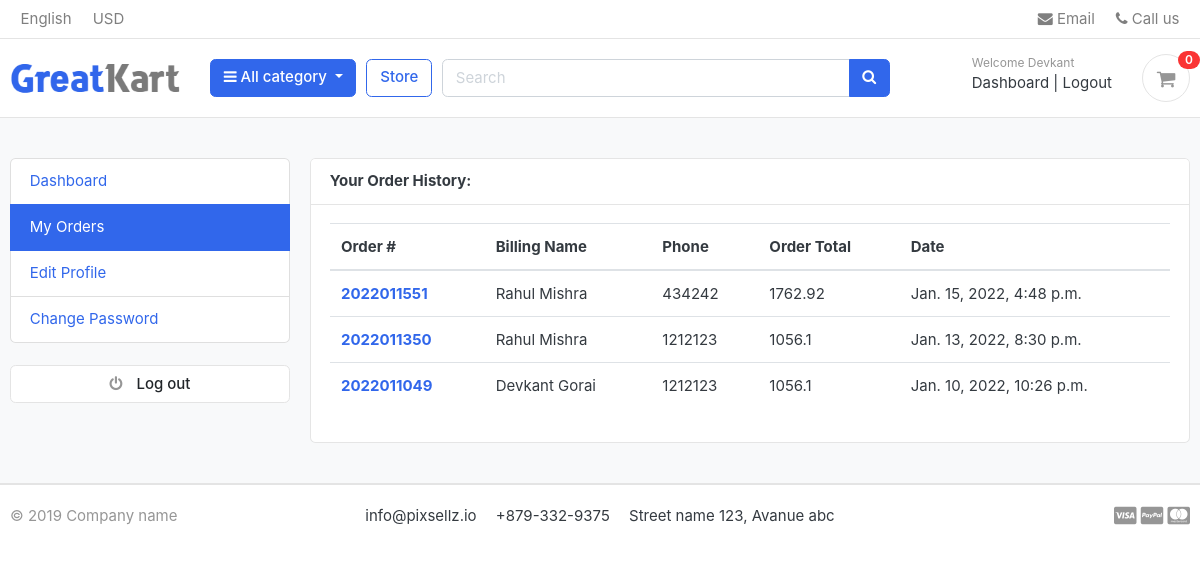
The page /accounts/my_orders/ (signed in) on the database its author committed.
### accounts/models.py (models this page shows, shortened)
class Account(AbstractBaseUser):
	first_name = models.CharField(max_length=50)
	last_name = models.CharField(max_length=50)
	username = models.CharField(max_length=50,unique=True)
	email = models.EmailField(max_length=50,unique=True)
	phone_number = models.CharField(max_length=50)
	date_joined = models.DateTimeField(auto_now_add=True)
	last_login = models.DateTimeField(auto_now_add=True)
	is_admin = models.BooleanField(default=False)
	is_staff = models.BooleanField(default=False)
	is_active = models.BooleanField(default=False)
	is_superadmin = models.BooleanField(default=False)
	USERNAME_FIELD = 'email'
	REQUIRED_FIELDS = ['username','first_name','last_name']
	objects = MyAccountManager()

### orders/models.py (models this page shows, shortened)
class Order(models.Model):
	STATUS = (
		('New' , 'New'),
		('Accepted', 'Accepted'),
		('Completed', 'Completed'),
		('Cancelled', 'Cancelled'),
	)
	user = models.ForeignKey(Account,on_delete = models.SET_NULL,null=True)
	payment = models.ForeignKey(Payment,on_delete = models.SET_NULL,blank=True,null = True)
	order_number = models.CharField(max_length=20)
	first_name = models.CharField(max_length=50)
	last_name = models.CharField(max_length=50)
	phone = models.CharField(max_length=15)
	email = models.EmailField(max_length=50)
	address_line_1 = models.CharField(max_length=100)
	address_line_2 = models.CharField(max_length=100,blank=True)
	country = models.CharField(max_length=50)
	state = models.CharField(max_length=50)
	city = models.CharField(max_length=50)
	order_note = models.CharField(max_length=100,blank=True)
	order_total = models.FloatField()
	tax = models.FloatField()
	status = models.CharField(max_length=10,choices=STATUS,default='New')
	ip = models.CharField(blank=True,max_length=50)
	is_ordered = models.BooleanField(default=False)
	created_at = models.DateTimeField(auto_now_add=True)
	updated_at = models.DateTimeField(auto_now=True)
	def full_name(self):
		return f"{self.first_name} {self.last_name}"

### accounts/views.py (the view)
# urls.py: path('my_orders/',views.my_orders,name='my_orders'),
@login_required(login_url='login')
def my_orders(request):
	orders = Order.objects.filter(user=request.user, is_ordered= True).order_by('-created_at')
	context = {
		'orders':orders,
	}
	return render(request,'accounts/my_orders.html',context)

### carts/context_processors.py (called while the page is built)
def counter(request):
	cart_count = 0
	if 'admin' in request.path:
		return {}
	else:
		try:
			cart = Cart.objects.filter(cart_id = _cart_id(request))
			if request.user.is_authenticated:
				cart_items  = CartItem.objects.all().filter(user =request.user)
			else:
				cart_items  = CartItem.objects.all().filter(cart = cart[:1])
			for cart_item in cart_items:
				cart_count += cart_item.quantity
		except Cart.DoesNotExist:
			cart_count = 0
	return dict(cart_count=cart_count)

### carts/views.py (called while the page is built)
def _cart_id(request):
	cart = request.session.session_key
	if not cart:
		cart = request.session.create()
	return cart

### category/context_processors.py (called while the page is built)
def menu_links(request):
	links = Category.objects.all()
	return dict(links=links)

### category/models.py (called while the page is built)
	def get_url(self):
		return reverse('products_by_category',args =[self.slug])

### templates/accounts/my_orders.html (shortened to what this page needs)
{% extends "base.html" %} {% block content %}
<section class="section-conten padding-y bg">
    <div class="container">
        <div class="row">
            {% include "includes/dashboard_sidebar.html" %}
            <main class="col-md-9">
                <article class="card">
                    <header class="card-header">
                        <strong class="d-inline-block mr-3"
                            >Your Order History:</strong
                        >
                    </header>
                    <div class="card-body">
                        <div class="row">
                            <div class="col-md-12">
                                <table class="table table-hover">
                                    <thead>
                                        <tr>
                                            <th scope="col">Order #</th>
                                            <th scope="col">Billing Name</th>
                                            <th scope="col">Phone</th>
                                            <th scope="col">Order Total</th>
                                            <th scope="col">Date</th>
                                        </tr>
                                    </thead>
                                    <tbody>
									{% for order in orders %}
                                        <tr>
                                            <th scope="row"><a href="{% url 'order_detail' order.order_number %}">{{order.order_number}}</a></th>
                                            <td>{{order.full_name}}</td>
                                            <td>{{order.phone}}</td>
                                            <td>{{order.order_total}}</td>
                                            <td>{{order.created_at}}</td>
                                        </tr>
									{% endfor %}
                                    </tbody>
                                </table>
                            </div>
                        </div>
                    </div>
                </article>
            </main>
        </div>
    </div>
</section>
{% endblock content %}

### templates/includes/navbar.html (shortened to what this page needs)
{% load static %}
<header class="section-header">
<nav class="navbar p-md-0 navbar-expand-sm navbar-light border-bottom">
<div class="container">
  <div class="collapse navbar-collapse" id="navbarTop4">
    <ul class="navbar-nav mr-auto">
    	<li class="nav-item dropdown">
		 	<a href="#" class="nav-link">   English </a>
		</li>
		<li class="nav-item dropdown">
			<a href="#" class="nav-link"> USD </a>
		</li>
    </ul>
    <ul class="navbar-nav">
		<li><a href="#" class="nav-link"> <i class="fa fa-envelope"></i> Email </a></li>
		<li><a href="#" class="nav-link"> <i class="fa fa-phone"></i> Call us </a></li>
	</ul>
  </div>
</div>
</nav>
<section class="header-main border-bottom">
	<div class="container">
<div class="row align-items-center">
	<div class="col-lg-2 col-md-3 col-6">
		<a href="{% url 'home' %}" class="brand-wrap">
			<img class="logo" src="{% static './images/logo.png' %}">
		</a>
	</div>
	<div class="col-lg col-sm col-md col-6 flex-grow-0">
		<div class="category-wrap dropdown d-inline-block float-right">
			<button type="button" class="btn btn-primary dropdown-toggle" data-toggle="dropdown">
				<i class="fa fa-bars"></i> All category
			</button>
		</div>
	</div>
	<a href="{% url 'store' %}" class="btn btn-outline-primary">Store</a>
	<div class="col-lg  col-md-6 col-sm-12 col">
		<form action="{% url 'search' %}" class="search" method="get">
			<div class="input-group w-100">
			    <input type="text" class="form-control" style="width:60%;" placeholder="Search" name = "keyword" >
			    <div class="input-group-append">
			      <button class="btn btn-primary" type="submit">
			        <i class="fa fa-search"></i>
			      </button>
			    </div>
		    </div>
		</form>
	</div>
	<div class="col-lg-3 col-sm-6 col-8 order-2 order-lg-3">
				<div class="d-flex justify-content-end mb-3 mb-lg-0">
				{% if user.id is None %}
					<div class="widget-header">
						<small class="title text-muted">Welcome guest!</small>
						<div>
							<a href="{% url 'login' %}">Sign in</a> <span class="dark-transp"> | </span>
							<a href="{% url 'register' %}"> Register</a>
						</div>
					</div>
				{% else %}
					<div class="widget-header">
						<small class="title text-muted">Welcome {{user.first_name}}</small>
						<div>
							<a href="{% url 'dashboard' %}">Dashboard</a> <span class="dark-transp"> | </span>
							<a href="{% url 'logout' %}"> Logout</a>
						</div>
					</div>
				{% endif %}
					<a href="{% url 'cart' %}" class="widget-header pl-3 ml-3">
						<div class="icon icon-sm rounded-circle border"><i class="fa fa-shopping-cart"></i></div>
						<span class="badge badge-pill badge-danger notify">{{cart_count}}</span>
					</a>
				</div>
			</div>
</div>
	</div>
</section>
</header>

### static/css/ui.css (style rules this page uses)
html { font-family: "Inter", sans-serif; font-size: 15px; }
.icon-xs, .icon-sm, .icon-md, .icon-lg { display: inline-block; text-align: center; flex-shrink: 0; flex-grow: 0; }
.icon-sm { width: 48px; height: 48px; line-height: 48px !important; font-size: 20px; }
.padding-y { padding-top: 40px; padding-bottom: 40px; }
article:after, .form-group:after { display: block; clear: both; content: ""; }
.bg { background-color: #f8f9fa; }
.header-main { position: relative; padding-top: 1rem; padding-bottom: 1rem; }
.brand-wrap .logo, .navbar-brand .logo { margin-right: 7px; max-height: 42px; display: inline-block; }
.widget-header { display: inline-block; vertical-align: middle; position: relative; }
.widget-header a { color: #343a40; }
.widget-header i { color: #969696; }
.widget-header .title { display: block; }
.widget-header .notify { position: absolute; top: -3px; right: -10px; }
.notify { position: absolute; top: -4px; right: -10px; display: inline-block; padding: 0.25em 0.6em; font-size: 12px; line-height: 1; text-align: center; border-radius: 3rem; color: #fff; background-color: #fa3434; }

### rows shown on the page
Account: first_name "Devkant"
Order: order_number "2022011551", full_name "Rahul Mishra", phone "434242", order_total "1762.92", created_at "Jan. 15, 2022, 4:48 p.m."
Order: order_number "2022011350", full_name "Rahul Mishra", phone "1212123", order_total "1056.1", created_at "Jan. 13, 2022, 8:30 p.m."
Order: order_number "2022011049", full_name "Devkant Gorai", phone "1212123", order_total "1056.1", created_at "Jan. 10, 2022, 10:26 p.m."

### other values the page prints
{{ cart_count }} "0"
